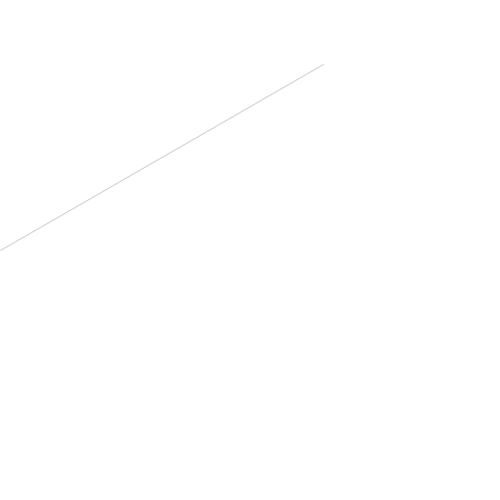
Frame 1 (no input)
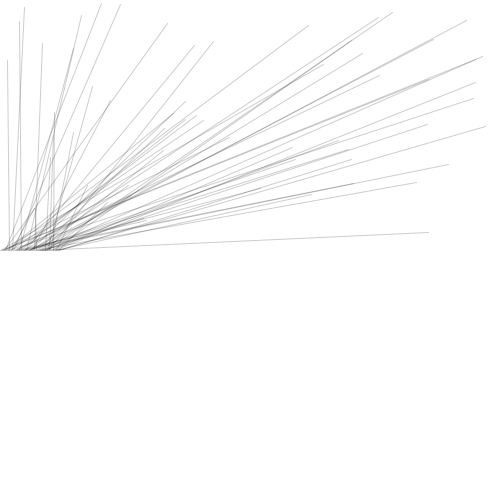
Frame 60 (the mouse pressed at the canvas centre just before this capture)
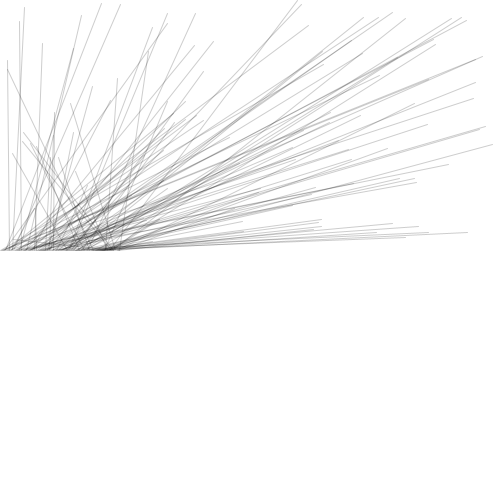
Frame 120 (the mouse held since frame 60 and released just before this capture)

The Processing sketch that drew these frames (run headless with seeded random() and noise(); from frame 60 on, the mouse is pressed at the canvas centre):

// Processing sketch: ray_tracing
// ── ray_tracing.pde
float sitioX = 0; 
float sitioY;
float direcaoX, direcaoY;
float velocidade;

void setup() {
  size(500,500);
  background(255);
  stroke(0, 50);
}

void draw() {
  sitioY = height/2;
  direcaoX = random(width);
  direcaoY = random (height/2);
  velocidade = 1;
  
  line(sitioX, sitioY, direcaoX, direcaoY);
  
  sitioX = sitioX + velocidade;
}
  
  
